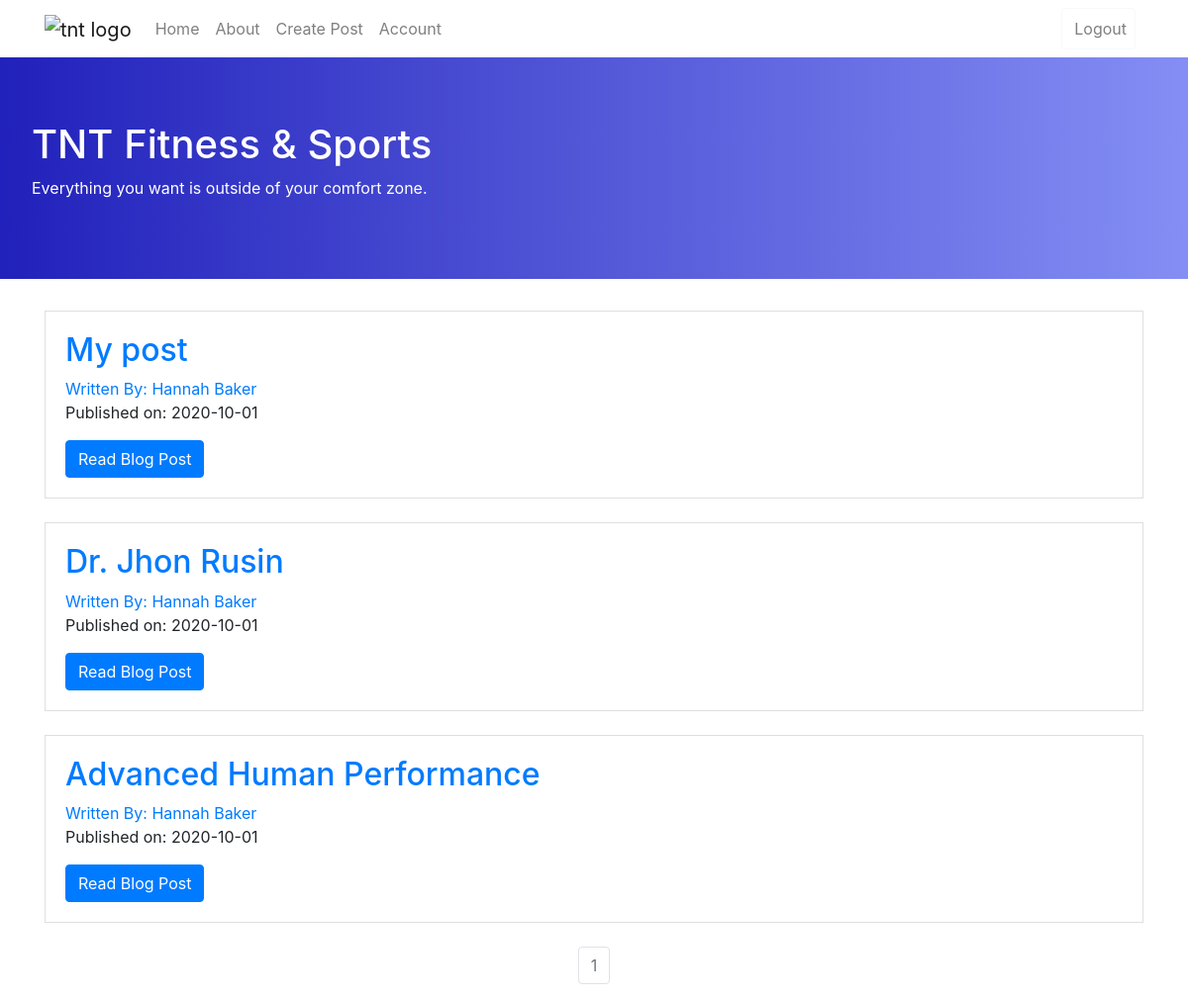
/ (signed in), run on the app's committed database.
### tntblog/models.py (models this page shows, shortened)
class BlogPost(db.Model):
    users = db.relationship(User)
    id = db.Column(db.Integer,primary_key=True)
    user_id = db.Column(db.Integer,db.ForeignKey('users.id'),nullable = False)
    date = db.Column(db.DateTime,nullable=False,default=datetime.utcnow)
    title = db.Column(db.String(144),nullable=False)
    text = db.Column(db.Text,nullable=False)

class User(db.Model,UserMixin):
    __tablename__ = 'users'
    id = db.Column(db.Integer,primary_key=True)
    profile_image = db.Column(db.String(64),nullable=False,default='default_profile.png')
    email = db.Column(db.String(64),unique=True,index=True)
    username = db.Column(db.String(64),unique=True,index=True)
    password_hash = db.Column(db.String(128))
    posts = db.relationship('BlogPost',backref='author',lazy=True)

### tntblog/core/views.py (the view)
@core.route('/')
def index():
    page = request.args.get('page',1,type=int)
    blog_posts = BlogPost.query.order_by(BlogPost.date.desc()).paginate(page=page,per_page=10)
    return render_template('index.html',blog_posts=blog_posts)

### tntblog/models.py (called while the page is built)
@login_manager.user_loader
def load_user(user_id):
    return User.query.get(user_id)

### tntblog/templates/index.html
{% extends 'base.html' %}
{% block content %}
    <div class="jumbotron" style="border-radius: 0%;background: rgb(99,99,101);
    background: linear-gradient(90deg, rgba(99,99,101,1) 0%, rgba(30,232,233,1) 0%, rgba(18,77,249,1) 0%, rgba(2,0,36,1) 0%, rgba(9,16,125,1) 0%, rgba(33,33,187,1) 0%, rgba(132,142,244,1) 100%);color: white;">
        <h1>TNT Fitness & Sports</h1>
        <p>Everything you want is outside of your comfort zone.</p>
    </div>
    <div class="container">
        {% for post in blog_posts.items %}
            <div class="card" style="border-radius: 0%;">
                <div class="card-body" >
                    <h2><a class="card-title" href="  {{ url_for('blog_posts.blog_post', blog_post_id=post.id) }}">{{ post.title }}</a></h2>
                    <a href="{{ url_for('users.user_posts', username=post.author.username) }}">Written By: {{ post.author.username }}</a>
                    <p>Published on: {{post.date.strftime('%Y-%m-%d')}}</p>
                    <a href="{{ url_for('blog_posts.blog_post', blog_post_id=post.id) }}" class="btn btn-primary">Read Blog Post</a>
                </div>
            </div>
            <br>
        {% endfor %}
    </div>
    <nav aria-label="Page navigation example">
        <ul class="pagination justify-content-center">
            {% for page_num in blog_posts.iter_pages(left_edge=1,right_edge=1,left_current=1,right_current=1)  %}
                {% if blog_posts.page == page_num %}
                    <li class="page-item disabled">
                        <a class="page-link" href="{{url_for('core.index',page=page_num)}}">{{page_num}}</a>
                    </li>
                {% else %}
                <li class="page-item ">
                    <a class="page-link" href="{{url_for('core.index',page=page_num)}}">{{page_num}}</a>
                </li>
                {% endif %}
            {% endfor %}
        </ul>
      </nav>
{% endblock  %}

### data on the page
BlogPost: title "My post", author.username "Hannah Baker", date "2020-10-01"
BlogPost: title "Dr. Jhon Rusin", author.username "Hannah Baker", date "2020-10-01"
BlogPost: title "Advanced Human Performance", author.username "Hannah Baker", date "2020-10-01"

### other printed values
{{ page_num }} "1"
